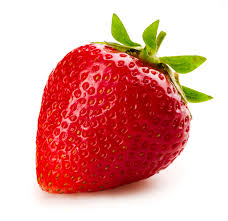
#> input picture scripts/straw.jpeg, 228 x 221 px, given in place of straw.jpg, which was not available
$ python pickup.py   (older library calls are emulated)
#> lines starting #> are read from the running program, lines starting #| are printed output that depends on the picture; after the words box and inside, x2 and y2 are one past the last pixel; in counts of white or black regions, pixels touching at a corner belong together; pictures that were not available may be replaced by others from this repository, and a replacement may not be noted
#> further down, image is the input picture: shape (221, 228, 3); mean B, G, R 160, 166, 226.4
#!/usr/bin/env python

from __future__ import division
import cv2

from matplotlib import pyplot as plt
import numpy as np
from math import cos, sin

green = (0, 255, 0)

def show(image):
	plt.figure(figsize=(10,10))
	plt.imshow(image, interpolation='nearest')

def overlay_mask(mask, image):
	rgb_mask = cv2.cvtColor(mask, cv2.COLOR_GRAY2RGB)

	img = cv2.addWeighted(rgb_mask, 0.5, image, 0.5, 0)
	return img

def find_biggest_contour(image):
	image = image.copy()
	contours = cv2.findContours(image, cv2.RETR_LIST, cv2.CHAIN_APPROX_SIMPLE)
	hierarchy = cv2.findContours(image, cv2.RETR_LIST, cv2.CHAIN_APPROX_SIMPLE)

	#isolating largest contour
	contour_sizes = [(cv2.contourArea(contour), contour) for contour in contours]
	biggest_contour = max(contour_sizes, key=lambda x: x[0])[1]

	#return the biggest contour
	mask = np.zeros(image.shape, np.uint8)
	cv2.drawContours(mask, [biggest_contour], -1, 255, -1)
	return biggest_contour, mask

def circle_contour(image, contour):
	#bounding ellipse
	image_with_ellipse = image.copy()
	ellipse = cv2.fitEllipse(contour)
	cv2.ellipse(image_with_ellipse, ellipse, green, 2, cv2.CV_AA)
	return image_with_ellipse

def find_strawberry(image):
	image = cv2.cvtColor(image, cv2.COLOR_BGR2RGB)

	max_dimension = max(image.shape)
#> max_dimension = 228
	scale = 700/max_dimension
#> scale = 3.07
	image = cv2.resize(image, None, fx=scale, fy=scale)
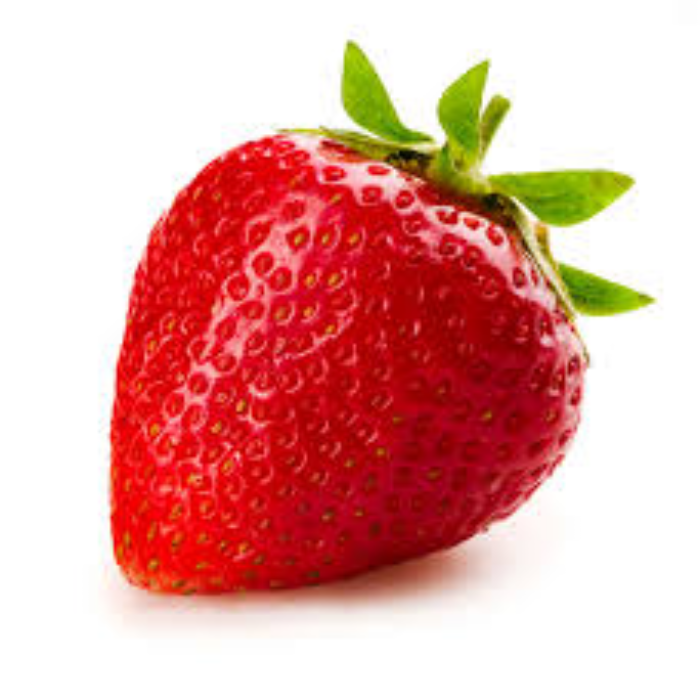
#> image: shape (679, 700, 3); mean R, G, B 226.4, 166, 160

	image_blur = cv2.GaussianBlur(image, (7,7), 0)
	image_blur_hsv = cv2.cvtColor(image_blur, cv2.COLOR_RGB2HSV)
#> image_blur_hsv: shape (679, 700, 3); mean H, S, V 43.2, 94.2, 227.7

	min_red = np.array([0, 100, 80])
	max_red = np.array([10, 256, 256])

	mask1 = cv2.inRange(image_blur_hsv, min_red, max_red)
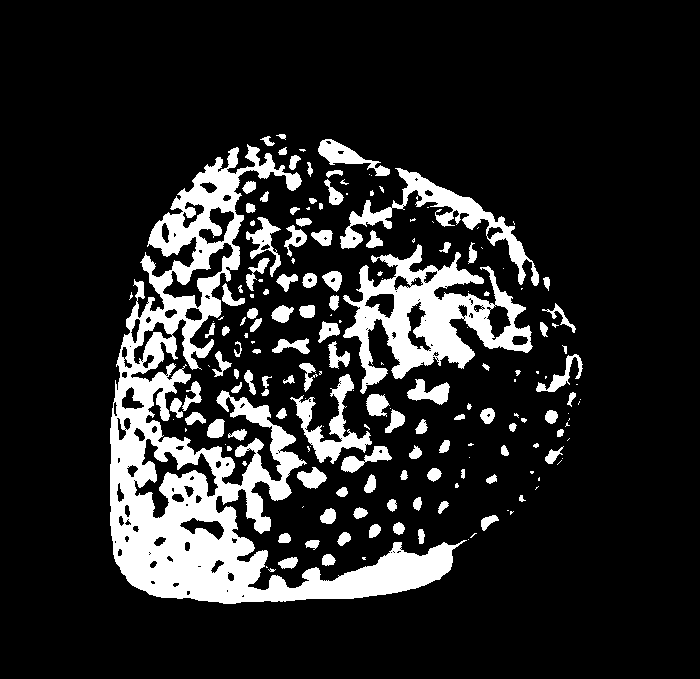
#> mask1: shape (679, 700); 15.3% white; 185 white regions (75 under 20 px), largest, box (x1, y1, x2, y2) and area: (110, 144, 467, 604) 40115, (343, 244, 533, 394) 10945, (340, 168, 539, 286) 4014

	min_red2 = np.array([170, 100, 80])
	max_red2 = np.array([180, 256, 256])

	mask2 = cv2.inRange(image_blur_hsv, min_red2, max_red2)
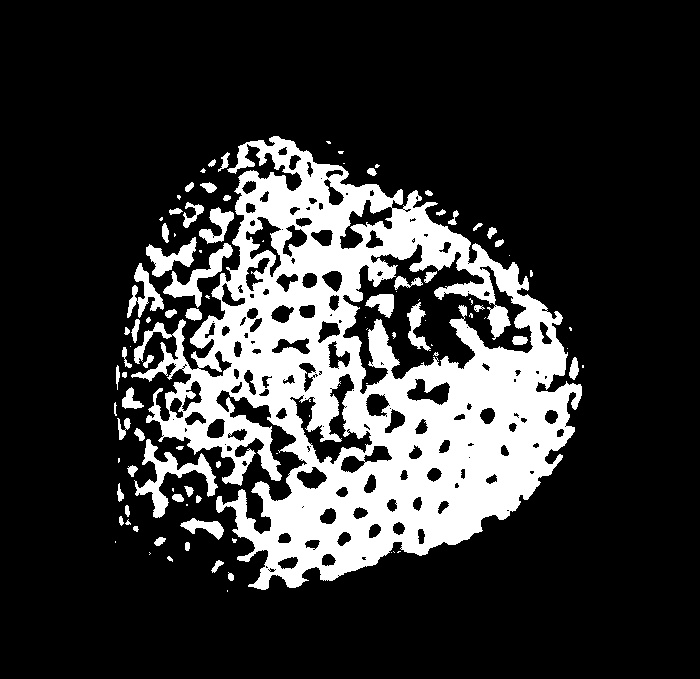
#> mask2: shape (679, 700); 20.3% white; 100 white regions (43 under 20 px), largest, box (x1, y1, x2, y2) and area: (131, 136, 582, 590) 86413, (134, 439, 218, 518) 1740, (163, 243, 233, 308) 1135

	mask = mask1 + mask2
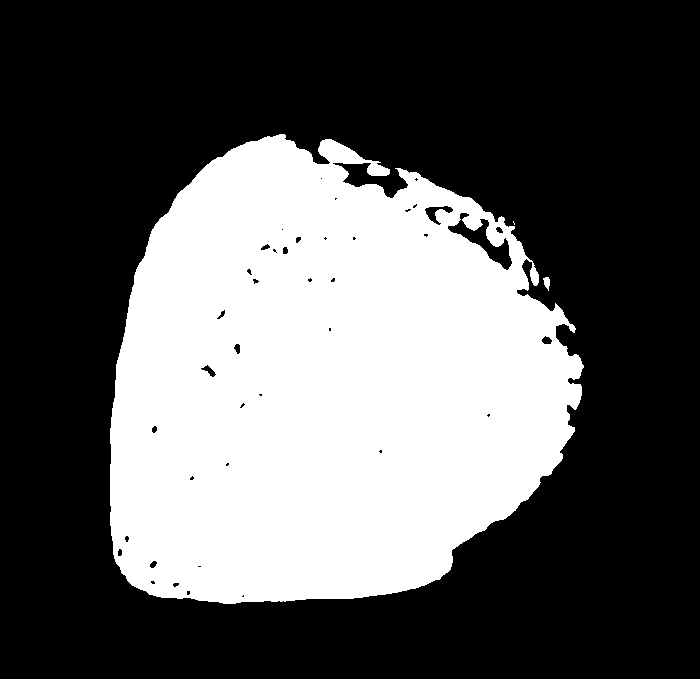
#> mask: shape (679, 700); 35.6% white; 3 white regions (1 under 20 px), largest, box (x1, y1, x2, y2) and area: (110, 134, 584, 604) 169209, (543, 277, 550, 291) 63

	#Step 5. Segmentation
	kernel = cv2.getStructuringElement(cv2.MORPH_ELLIPSE, (15,15))
	mask_closed = cv2.morphologyEx(mask, cv2.MORPH_CLOSE, kernel)
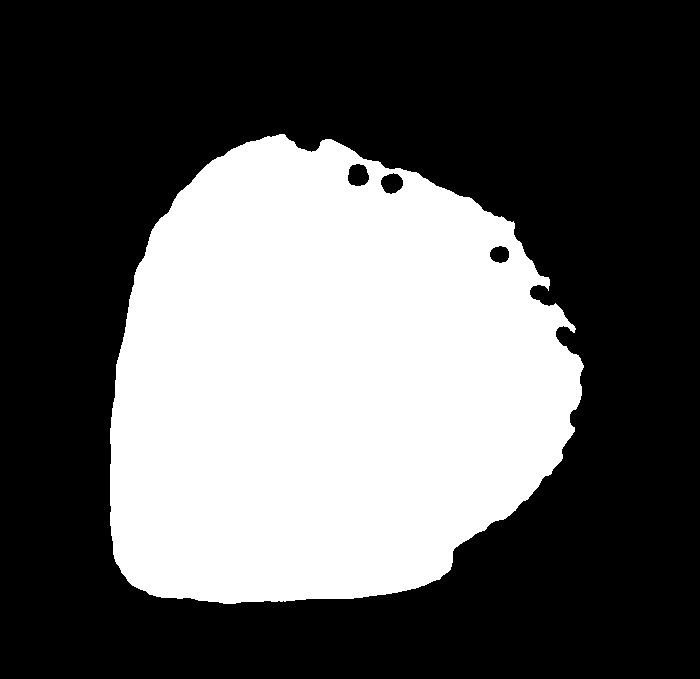
#> mask_closed: shape (679, 700); 36.2% white; 1 white region, box (x1, y1, x2, y2) and area: (110, 134, 584, 604) 172082
	mask_clean = cv2.morphologyEx(mask_closed, cv2.MORPH_OPEN, kernel)
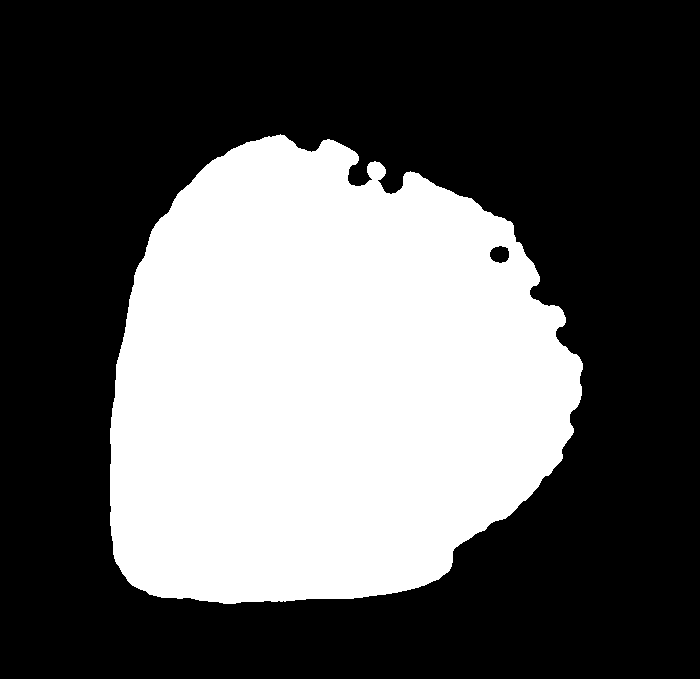
#> mask_clean: shape (679, 700); 36.1% white; 1 white region
	#dialation followed by erosion
	#Step 6. Find the biggest strawberry

	big_strawberry_contour = find_biggest_contour(mask_clean)
#> in find_biggest_contour, `contours = cv2.findContours(image, cv2.RETR_LIST, cv2.CHAIN_APPROX_SIM..`: contours = 2 contours; box (x1, y1, x2, y2) and area: (110, 134, 583, 604) 171052, (489, 245, 510, 264) 280
	mask_strawberries = find_biggest_contour(mask_clean)

	#Step 7. Overlay
	overlay = overlay_mask(mask_clean, image)

	#Step 8. Circle biggest strawberry
	circled = circle_contour(overlay, big_strawberry_contour)
	show(circled)

	#Step 9. convert back to original color scheme
	bgr = cv2.cvtColor(circled, cv2.COLOR_RGB2BGR)
	return bgr


image = cv2.imread('straw.jpg', 1)
#> (the run stopped early here; a loop or call above may not have finished)
